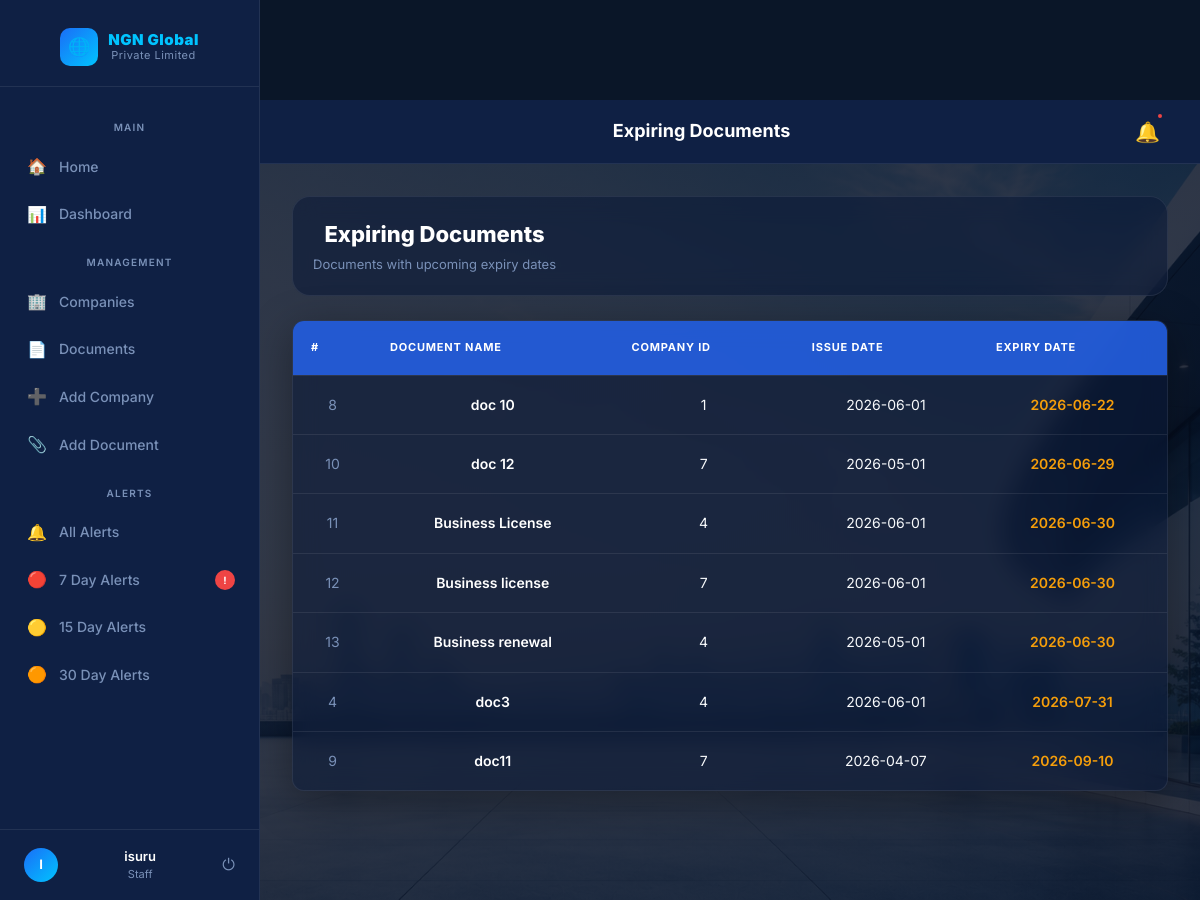
Screenshot of /expiring (signed in) with the database file from the repository.
### tables this page shows
CREATE TABLE documents (
    id INTEGER PRIMARY KEY AUTOINCREMENT,
    company_id INTEGER,
    document_name TEXT,
    issue_date TEXT,
    expiry_date TEXT,
    reminder_days INTEGER, firewall_vendor TEXT, firewall_model TEXT, serial_number TEXT, license_type TEXT, renewal_cost TEXT, renewal_period TEXT, support_level TEXT, status TEXT DEFAULT Active,
    FOREIGN KEY(company_id) REFERENCES companies(id)
);

### app.py (the view)
@app.route('/expiring')
@login_required
def expiring():
    today = datetime.today().date()
    conn = sqlite3.connect('company.db')
    conn.row_factory = sqlite3.Row
    docs = conn.execute("""
        SELECT *
        FROM documents
        WHERE expiry_date >= ?
        ORDER BY expiry_date
    """, (today,)).fetchall()
    conn.close()
    return render_template(
        'expiring.html',
        documents=docs
    )

### app.py (called while the page is built)
def login_required(f):
    @wraps(f)
    def decorated_function(*args, **kwargs):
        if 'user_id' not in session:
            return redirect('/login')
        return f(*args, **kwargs)
    return decorated_function

### templates/expiring.html (shortened to what this page needs)
{% extends 'base.html' %}
{% block topbar_title %}Expiring Documents{% endblock %}
{% block content %}
<div class="page-header">
  <div>
    <h1>Expiring Documents</h1>
    <p>Documents with upcoming expiry dates</p>
  </div>
</div>
{% if documents %}
<div class="table-wrap">
  <table>
    <thead>
      <tr>
        <th>#</th>
        <th>Document Name</th>
        <th>Company ID</th>
        <th>Issue Date</th>
        <th>Expiry Date</th>
      </tr>
    </thead>
    <tbody>
      {% for doc in documents %}
      <tr>
        <td style="color:var(--muted)">{{ doc['id'] }}</td>
        <td><span class="company-name">{{ doc['document_name'] }}</span></td>
        <td>{{ doc['company_id'] }}</td>
        <td>{{ doc['issue_date'] or '—' }}</td>
        <td style="color:var(--yellow);font-weight:600">{{ doc['expiry_date'] }}</td>
      </tr>
      {% endfor %}
    </tbody>
  </table>
</div>
{% endif %}
{% endblock %}

### static/css/style.css (style rules this page uses)
body { font-family: 'Inter', sans-serif; background:#f4f7fc; }
body { font-family: Arial; text-align:center; margin-top:100px; }
h1 { color:blue; }
* { box-sizing: border-box; margin: 0; padding: 0; }
body { font-family: 'Inter', sans-serif; background: #f5f7fa; }
.page-header { display:flex; justify-content:space-between; align-items:center; margin-bottom:25px; }
.page-header { margin-bottom: 25px; }
.page-header h1 { font-size: 38px; font-weight: 700; color: #1e293b; }
.page-header p { color: #64748b; }
.page-header { background:rgba(10,25,55,0.55); backdrop-filter:blur(12px); border-radius:18px; padding:20px; border:1px solid rgba(255,255,255,0.08); }
.table-wrap { background:rgba(10,25,55,0.55); backdrop-filter:blur(12px); border-radius:20px; overflow:hidden; border:1px solid rgba(255,255,255,0.08); box-shadow:0 10px 40px rgba(0,0,0,.35); }
.table-wrap table { width:100%; border-collapse:collapse; }
.table-wrap thead { background:rgba(37,99,235,.85); }
.table-wrap th { color:white; padding:18px; }
.table-wrap td { color:white; padding:18px; border-top:1px solid rgba(255,255,255,.08); }
.company-name { color:white; font-weight:700; }

### templates/base.html (style rules this page uses)
*, *::before, *::after { box-sizing: border-box; margin: 0; padding: 0; }
:root { --navy: #0a1628; --navy-mid: #0f2044; --navy-card: #112255; --navy-light:#1a3066; --blue: #1a6ef7; --blue-light:#3d8ef8; --blue-glow: rgba(26,110,247,0.18); --cyan: #00c4ff; --white: #ffffff; --text: #cdd8f0; --muted: #7a91b8; --border: rgba(255,255,255,0.08); --red: #ef4444; --yellow: #f59e0b; --green: #10b981; --radius: 12px; --radius-sm: 8px; --shadow: 0 4px 24px rgba(0,0,0,0.4); }
html, body { height: 100%; font-family: 'Inter', sans-serif; background: var(--navy); color: var(--white); line-height: 1.6; }
.page-header { background:rgba(10,25,55,0.55); backdrop-filter:blur(12px); border-radius:18px; padding:20px; border:1px solid rgba(255,255,255,.08); }
.table-wrap { background:rgba(10,25,55,.55); backdrop-filter:blur(12px); border-radius:20px; overflow:hidden; border:1px solid rgba(255,255,255,.08); box-shadow:0 10px 40px rgba(0,0,0,.35); }
.table-wrap thead { background:rgba(37,99,235,.85); }
.table-wrap th { color:white; }
.table-wrap td { color:#f8fafc; }
.table-wrap { overflow-x: auto; border-radius: var(--radius); border: 1px solid var(--border); }
table { width: 100%; border-collapse: collapse; font-size: 14px; }
thead { background: var(--navy-light); }
thead th { padding: 14px 18px; text-align: left; font-size: 11px; font-weight: 700; letter-spacing: 0.8px; text-transform: uppercase; color: var(--muted); border-bottom: 1px solid var(--border); }
tbody tr { border-bottom: 1px solid var(--border); transition: background 0.15s; }
tbody tr:last-child { border-bottom: none; }
tbody td { padding: 14px 18px; color: var(--text); vertical-align: middle; }
td .company-name { color: var(--white); font-weight: 600; }
.page-header { display: flex; align-items: center; justify-content: space-between; margin-bottom: 24px; }
.page-header h1 { font-size: 22px; font-weight: 800; color: var(--white); }
.page-header p { font-size: 13px; color: var(--muted); margin-top: 2px; }

### rows the page displays
documents: id "8", document_name "doc 10", company_id "1", issue_date "2026-06-01", expiry_date "2026-06-22"
documents: id "10", document_name "doc 12", company_id "7", issue_date "2026-05-01", expiry_date "2026-06-29"
documents: id "11", document_name "Business License", company_id "4", issue_date "2026-06-01", expiry_date "2026-06-30"
documents: id "12", document_name "Business license", company_id "7", issue_date "2026-06-01", expiry_date "2026-06-30"
documents: id "13", document_name "Business renewal", company_id "4", issue_date "2026-05-01", expiry_date "2026-06-30"
documents: id "4", document_name "doc3", company_id "4", issue_date "2026-06-01", expiry_date "2026-07-31"
documents: id "9", document_name "doc11", company_id "7", issue_date "2026-04-07", expiry_date "2026-09-10"

### other values shown
{{ session.get('username', 'U')[0]|upper }} "I"
{{ session.get('username', 'User') }} "isuru"
{{ session.get('role', 'staff') }} "Staff"
